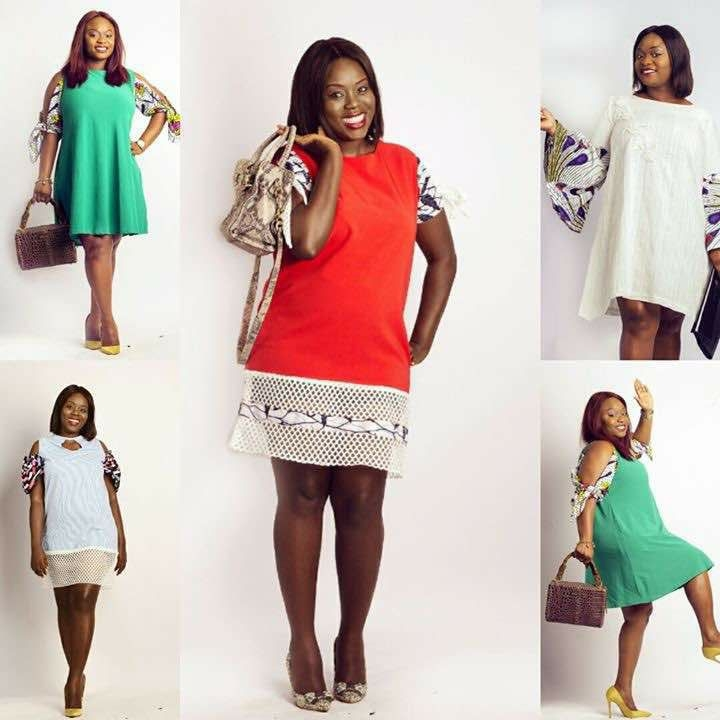
#> input picture images/bg-image.jpg, 720 x 720 px, given in place of the camera
$ python cam.py --face haarcascade_frontalface_default.xml
#> lines starting #> are read from the running program, lines starting #| are printed output that depends on the picture
### video_face_detection/facedetector.py
import cv2


class FaceDetector :

    def __init__(self, faceCascadePath) :
         self.faceCascade = cv2.CascadeClassifier(faceCascadePath)


    def detect (self, image, scaleFactor = 1.1, minNeighbors = 5, minSize = (30 ,30)) :
        rects = self.faceCascade.detectMultiScale(image,scaleFactor = scaleFactor, minNeighbors = minNeighbors , minSize = minSize, flags=cv2.CASCADE_SCALE_IMAGE)
        return rects

### video_face_detection/cam.py
'''
Face Detection in video
@author Spomega
'''

from facedetector import FaceDetector
import argparse
import imutils
import  cv2


ap = argparse.ArgumentParser()
ap.add_argument("-f", "--face", required = True, help = "path to where the face cascade resides")
ap.add_argument("-v", "--video", help = "path to the (optional) video file")
args = vars(ap.parse_args())

fd =  FaceDetector(args["face"])

if  not args.get("video", False) :
    camera = cv2.VideoCapture(0)
else:
    camera = cv2.VideoCapture(args["video"])


while True :
    (grabbed, frame) = camera.read()
#> frame is the input picture: shape (720, 720, 3); mean B, G, R 180.9, 187.4, 202.2

    if args.get("video") and not grabbed :
        break

    frame = imutils.resize(frame, width=300)
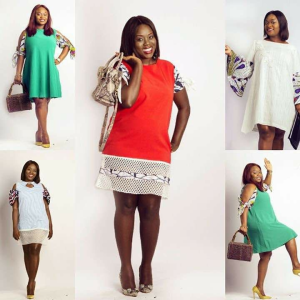
#> frame: shape (300, 300, 3); mean B, G, R 180.9, 187.4, 202.2
    gray = cv2.cvtColor(frame, cv2.COLOR_BGR2GRAY)
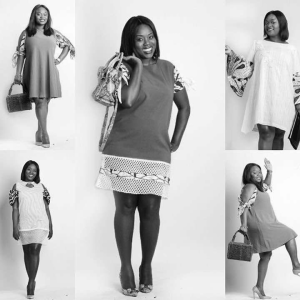
#> gray: shape (300, 300); min 5, max 254, mean 191.1

    faceRects = fd.detect(gray, scaleFactor= 1.1, minNeighbors = 5, minSize = (30, 30))
#> in detect, `rects = self.faceCascade.detectMultiScale(image,scaleFactor = scaleFac..`: rects = ()
#> faceRects = ()
    frameClone = frame.copy()

    for (fX,fY,fW,fH) in faceRects :
        cv2.rectangle(frameClone, (fX, fY), (fX + fW, fY + fH), (0, 255, 0), 2)
#> this loop made 0 passes


    cv2.imshow("Face", frameClone)

    if cv2.waitKey(1) & 0xFF == ord("q"):
#> (key q is pressed here)
        break

camera.release()
cv2.destroyAllWindows()

$ run again, on images/group.jpg
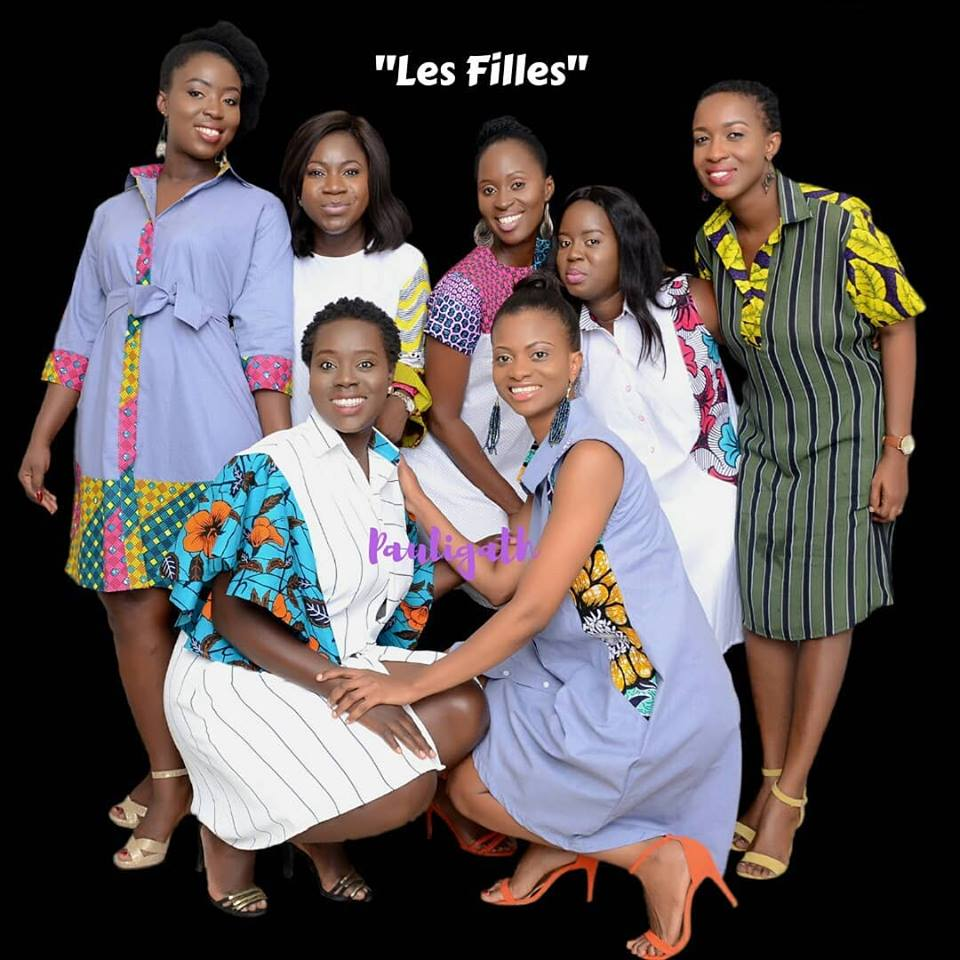
#> input picture images/group.jpg, 960 x 960 px, given in place of the camera
#> frame is the input picture: shape (960, 960, 3); mean B, G, R 82.9, 82.4, 89.6
#> frame: shape (300, 300, 3)
#> `gray = cv2.cvtColor(frame, cv2.COLOR_BGR2GRAY)`:
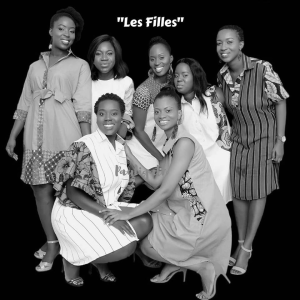
#> gray: shape (300, 300); min 0, max 254, mean 84.6
#> rects = [[211, 28, 34, 34], [88, 41, 33, 33], [92, 100, 34, 34]]
#> faceRects has the same summary as rects in detect
#> the loop `for (fX,fY,fW,fH) in faceRects :` made 3 passes
#> after the loop `for (fX,fY,fW,fH) in faceRects :`:
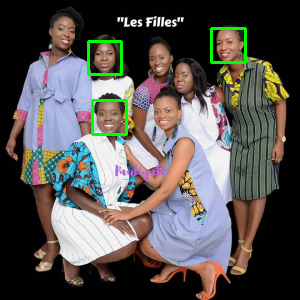
#> frameClone: shape (300, 300, 3); mean B, G, R 82, 84.8, 88.5
